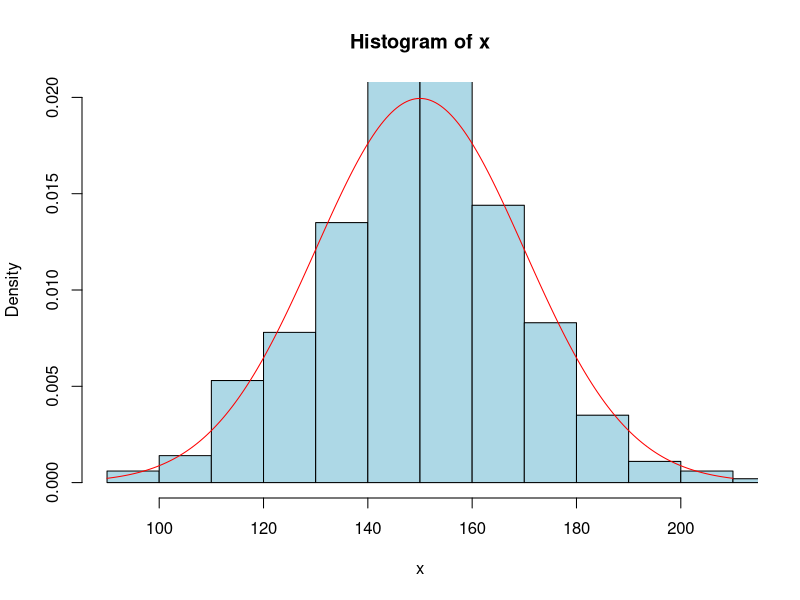
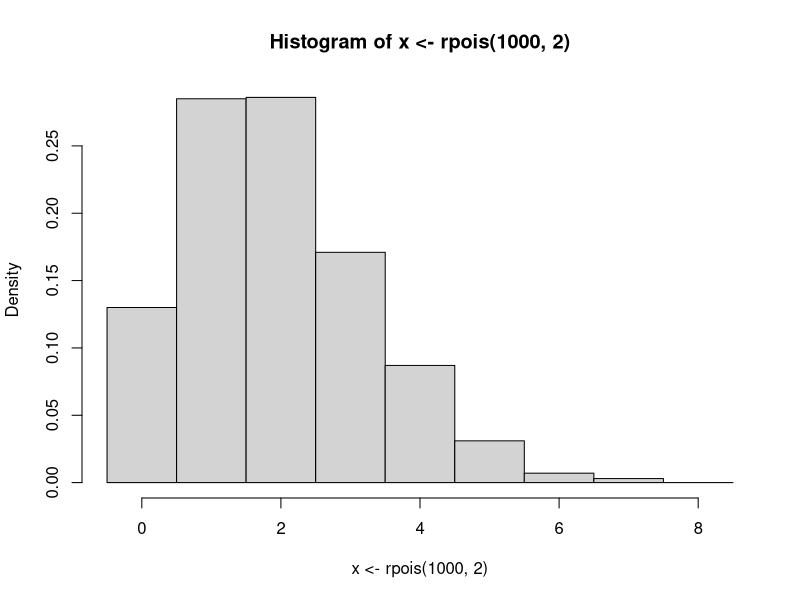

Generate these figures, in order, with R:
# ejemplo de distribucion binomial
# una pareja tiene 5 hijos 
# y una probabilidad de que sea varon del 0,40

# calcular la probabilidad de que tengan tres hijos varones 

print('La probabilidad de tener tres hijos varones ')
print(dbinom(3,5,0.4))

# la probabilidad de que tengan como mucho tres hijos varones


print('La probabilidad de tener como muchos tres hijos varones ')
print(pbinom(3,5,0.4))


# probabilidad de que tengas desde 0 hasta 5 hijos valor no acumulativo

print('La probabilidad de tener desde 0 hasta 5 hijos varones ')
print(dbinom(seq(0,5),5,0.4))

# probabilidad de que tengas desde 0 hasta 5 hijos valor acumulativo

print('La probabilidad de tener desde 0 hasta 5 hijos varones ')
print(pbinom(seq(0,5),5,0.4))


# ejemplos de distribucion normal

# el numero de preguntas acertadas en un examen sigue una distribución N(120,20)
# calcular la probabilidad de acertar exactamente 160 preguntas

print('La probabilidad de acertar 160 preguntas es  ')
print(dnorm(160,150,20))

# acertar hasta 160
print('La probabilidad de acertar 160 preguntas o menos es   ')
print(pnorm(160,150,20))

# acertar más de 160 preguntas o mas
print('La probabilidad de acertar más de 160 preguntas es')
print(1-pnorm(160,150,20))

# calcular el numero de preguntas que deja una probabilidad del 40% 

print('Número de preguntas que deja una probabilidad acumulada del 40%   ')
print(qnorm(0.4,150,20))

# generacion de numeros aleatorios

print("Numeros aleatorios ejemplo")
print(rnorm(1,150,20))

print("Diez numeros aleatorios ")
print(rnorm(10,150,20))

# representacion de la funcion de densidad de ka distribucion normal

# representacion del histograma y una aproximacon a la funcion de densidad
x<-rnorm(1000,150,20)
xseq<-seq(90,210,0.5)
y<-dnorm(xseq,150,20)
hist(x,xlim=c((150-20*3),(150+20*3)), ylim=c(0,0.020),freq=F,col="lightblue")
lines(xseq,y,col="red")


# ejemplos de distribución de Poisson

# el número de alumnos extrangeros nuevos en la escuela sigue una distribución 
# de Poisson de parametro 2

# obtener una muestra aleatoria de los alumnos que ha podido llegar en los últimos 10 años

print('Muestra aleatoria de alumnos extranjeros recibidos en los últimos 10 años   ')
print(rpois(10,2))

# probabiliadd de que en un año lleguen 4 alumnos  exactamente

print('La probabilidad de que lleguen exactamente 4 alumnos extrangeros   ')
print(dpois(4,2))

# de que lleguen 3 o mas
print('La probabilidad de que lleguen 3 o más   ')
print(1-ppois(3,2))

# represetacion del histograma
hist(x<-rpois(1000,2), breaks=-0.5:8.5, freq=F)

